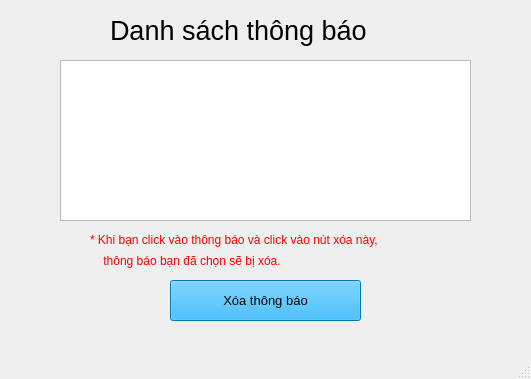
<?xml version="1.0" encoding="UTF-8"?>
<ui version="4.0">
 <class>thongbao</class>
 <widget class="QMainWindow" name="thongbao">
  <property name="geometry">
   <rect>
    <x>0</x>
    <y>0</y>
    <width>531</width>
    <height>379</height>
   </rect>
  </property>
  <property name="windowTitle">
   <string>Thông báo</string>
  </property>
  <widget class="QWidget" name="centralwidget">
   <widget class="QListView" name="listThongBao">
    <property name="geometry">
     <rect>
      <x>60</x>
      <y>60</y>
      <width>411</width>
      <height>161</height>
     </rect>
    </property>
   </widget>
   <widget class="QLabel" name="label">
    <property name="geometry">
     <rect>
      <x>110</x>
      <y>10</y>
      <width>341</width>
      <height>41</height>
     </rect>
    </property>
    <property name="font">
     <font>
      <pointsize>20</pointsize>
     </font>
    </property>
    <property name="text">
     <string>Danh sách thông báo</string>
    </property>
   </widget>
   <widget class="QLabel" name="label_2">
    <property name="geometry">
     <rect>
      <x>90</x>
      <y>230</y>
      <width>341</width>
      <height>20</height>
     </rect>
    </property>
    <property name="styleSheet">
     <string notr="true">color: rgb(255, 0, 0);</string>
    </property>
    <property name="text">
     <string>* Khi bạn click vào thông báo và click vào nút xóa này,</string>
    </property>
   </widget>
   <widget class="QLabel" name="label_3">
    <property name="geometry">
     <rect>
      <x>100</x>
      <y>250</y>
      <width>241</width>
      <height>21</height>
     </rect>
    </property>
    <property name="styleSheet">
     <string notr="true">color: rgb(255, 0, 0);</string>
    </property>
    <property name="text">
     <string> thông báo bạn đã chọn sẽ bị xóa.</string>
    </property>
   </widget>
   <widget class="QPushButton" name="bt_xoaThongBao">
    <property name="geometry">
     <rect>
      <x>170</x>
      <y>280</y>
      <width>191</width>
      <height>41</height>
     </rect>
    </property>
    <property name="font">
     <font>
      <pointsize>10</pointsize>
     </font>
    </property>
    <property name="styleSheet">
     <string notr="true">background-color: rgb(0, 170, 255);</string>
    </property>
    <property name="text">
     <string>Xóa thông báo</string>
    </property>
   </widget>
  </widget>
  <widget class="QMenuBar" name="menubar">
   <property name="geometry">
    <rect>
     <x>0</x>
     <y>0</y>
     <width>531</width>
     <height>26</height>
    </rect>
   </property>
  </widget>
  <widget class="QStatusBar" name="statusbar"/>
 </widget>
 <resources/>
 <connections/>
</ui>
